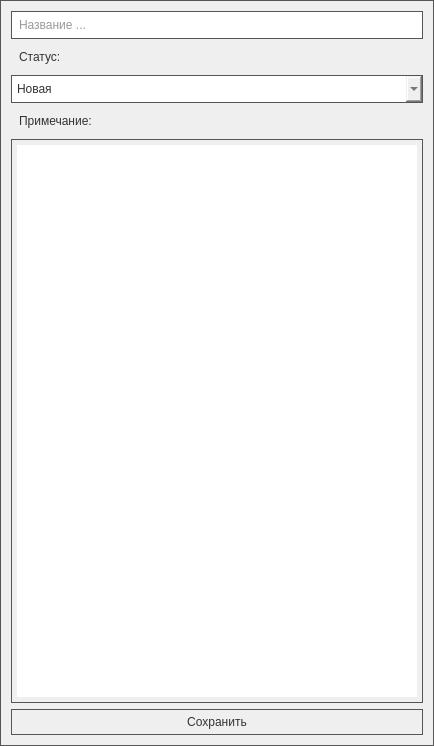
<?xml version="1.0" encoding="UTF-8"?>
<ui version="4.0">
 <class>TaskManagerForm</class>
 <widget class="QWidget" name="TaskManagerForm">
  <property name="geometry">
   <rect>
    <x>0</x>
    <y>0</y>
    <width>434</width>
    <height>746</height>
   </rect>
  </property>
  <property name="windowTitle">
   <string>Form</string>
  </property>
  <property name="styleSheet">
   <string notr="true">QWidget {
color: #333;
border: 1px solid #555;
font: 30pt &quot;Arial&quot;;
border-radius: 0px;
padding: 5px;
background: qradialgradient(cx: 0.3, cy: -0.4,
fx: 0.3, fy: -0.4,
radius: 1.35, stop: 0 #fff, stop: 1 #e8e8e8);
min-width: 80px;
}</string>
  </property>
  <layout class="QGridLayout" name="gridLayout">
   <item row="5" column="0">
    <widget class="QTextEdit" name="noteEdit"/>
   </item>
   <item row="6" column="0">
    <widget class="QPushButton" name="saveButton">
     <property name="styleSheet">
      <string notr="true"> QPushButton {
color: #333;
border: 1px solid #555;
font: 30pt &quot;Arial&quot;;
border-radius: 0px;
padding: 5px;
background: qradialgradient(cx: 0.3, cy: -0.4,
fx: 0.3, fy: -0.4,
radius: 1.35, stop: 0 #fff, stop: 1 #e8e8e8);
min-width: 80px;
}

QPushButton:hover {
background: qradialgradient(cx: 0.3, cy: -0.4,
fx: 0.3, fy: -0.4,
radius: 1.35, stop: 0 #fff, stop: 1 #e8e8e8);
}

 QPushButton:pressed {
background: qradialgradient(cx: 0.4, cy: -0.1,
fx: 0.4, fy: -0.1,
radius: 1.35, stop: 0 #fff, stop: 1 #88bbe8);
}</string>
     </property>
     <property name="text">
      <string>Сохранить</string>
     </property>
     <property name="icon">
      <iconset resource="res.qrc">
       <normaloff>:/img/img/icon/disc-floopy_1618.png</normaloff>:/img/img/icon/disc-floopy_1618.png</iconset>
     </property>
     <property name="iconSize">
      <size>
       <width>64</width>
       <height>64</height>
      </size>
     </property>
    </widget>
   </item>
   <item row="4" column="0">
    <widget class="QLabel" name="noteLabel">
     <property name="styleSheet">
      <string notr="true"> QLabel {
color: #333;
border: 0px solid #555;
font: 30pt &quot;Arial&quot;;
border-radius: 0px;
padding: 5px;
background: qradialgradient(cx: 0.3, cy: -0.4,
fx: 0.3, fy: -0.4,
radius: 1.35, stop: 0 #fff, stop: 1 #e8e8e8);
min-width: 80px;
}</string>
     </property>
     <property name="text">
      <string>Примечание:</string>
     </property>
    </widget>
   </item>
   <item row="1" column="0">
    <widget class="QLabel" name="statusLabel">
     <property name="styleSheet">
      <string notr="true"> QLabel {
color: #333;
border: 0px solid #555;
font: 30pt &quot;Arial&quot;;
border-radius: 0px;
padding: 5px;
background: qradialgradient(cx: 0.3, cy: -0.4,
fx: 0.3, fy: -0.4,
radius: 1.35, stop: 0 #fff, stop: 1 #e8e8e8);
min-width: 80px;
}</string>
     </property>
     <property name="text">
      <string>Статус:</string>
     </property>
    </widget>
   </item>
   <item row="0" column="0">
    <widget class="QLineEdit" name="nameEdit">
     <property name="placeholderText">
      <string>Название ...</string>
     </property>
    </widget>
   </item>
   <item row="3" column="0">
    <widget class="QComboBox" name="statusBox">
     <item>
      <property name="text">
       <string>Новая</string>
      </property>
     </item>
     <item>
      <property name="text">
       <string>Отложенная</string>
      </property>
     </item>
     <item>
      <property name="text">
       <string>Забытая</string>
      </property>
     </item>
     <item>
      <property name="text">
       <string>Выполненная</string>
      </property>
     </item>
    </widget>
   </item>
  </layout>
 </widget>
 <resources>
  <include location="res.qrc"/>
 </resources>
 <connections/>
</ui>
